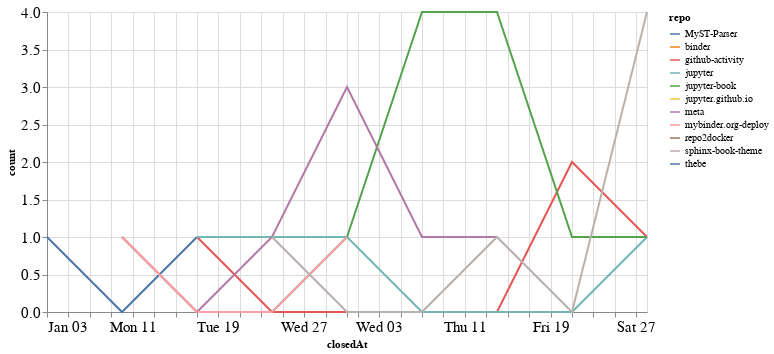

Notebook source saved alongside this figure:
### Code cell
closed_by_time = closed_by.groupby('repo').resample('W', on='closedAt').count()['author'].reset_index()
closed_by_time = closed_by_time.rename(columns={'author': 'count'})

alt.Chart(closed_by_time, width=600).mark_line().encode(
    x='closedAt',
    y='count',
    color='repo',
    tooltip="repo"
)

### Figure 1 — Vega-Lite specification as saved in the notebook (floating-point values rounded to 4 significant figures)
{"config": {"axisLeft": {"labelFontSize": 15}, "axisBottom": {"labelFontSize": 15}}, "data": {"name": "data-c4b20dbd827f9c8b8cd96d2f3d0b22bb"}, "mark": "line", "encoding": {"color": {"type": "nominal", "field": "repo"}, "tooltip": {"type": "nominal", "field": "repo"}, "x": {"type": "temporal", "field": "closedAt"}, "y": {"type": "quantitative", "field": "count"}}, "width": 600, "$schema": "https://vega.github.io/schema/vega-lite/v4.8.1.json", "datasets": {"data-c4b20dbd827f9c8b8cd96d2f3d0b22bb": [{"repo": "MyST-Parser", "closedAt": "2021-01-03T00:00:00", "count": 1}, {"repo": "MyST-Parser", "closedAt": "2021-01-10T00:00:00", "count": 0}, {"repo": "MyST-Parser", "closedAt": "2021-01-17T00:00:00", "count": 1}, {"repo": "binder", "closedAt": "2021-01-31T00:00:00", "count": 1}, {"repo": "github-activity", "closedAt": "2021-01-17T00:00:00", "count": 1}, {"repo": "github-activity", "closedAt": "2021-01-24T00:00:00", "count": 0}, {"repo": "github-activity", "closedAt": "2021-01-31T00:00:00", "count": 0}, {"repo": "github-activity", "closedAt": "2021-02-07T00:00:00", "count": 0}, {"repo": "github-activity", "closedAt": "2021-02-14T00:00:00", "count": 0}, {"repo": "github-activity", "closedAt": "2021-02-21T00:00:00", "count": 2}, {"repo": "github-activity", "closedAt": "2021-02-28T00:00:00", "count": 1}, {"repo": "jupyter", "closedAt": "2021-01-17T00:00:00", "count": 1}, {"repo": "jupyter", "closedAt": "2021-01-24T00:00:00", "count": 1}, {"repo": "jupyter", "closedAt": "2021-01-31T00:00:00", "count": 1}, {"repo": "jupyter", "closedAt": "2021-02-07T00:00:00", "count": 0}, {"repo": "jupyter", "closedAt": "2021-02-14T00:00:00", "count": 0}, {"repo": "jupyter", "closedAt": "2021-02-21T00:00:00", "count": 0}, {"repo": "jupyter", "closedAt": "2021-02-28T00:00:00", "count": 1}, {"repo": "jupyter-book", "closedAt": "2021-01-10T00:00:00", "count": 1}, {"repo": "jupyter-book", "closedAt": "2021-01-17T00:00:00", "count": 0}, {"repo": "jupyter-book", "closedAt": "2021-01-24T00:00:00", "count": 0}, {"repo": "jupyter-book", "closedAt": "2021-01-31T00:00:00", "count": 1}, {"repo": "jupyter-book", "closedAt": "2021-02-07T00:00:00", "count": 4}, {"repo": "jupyter-book", "closedAt": "2021-02-14T00:00:00", "count": 4}, {"repo": "jupyter-book", "closedAt": "2021-02-21T00:00:00", "count": 1}, {"repo": "jupyter-book", "closedAt": "2021-02-28T00:00:00", "count": 1}, {"repo": "jupyter.github.io", "closedAt": "2021-02-07T00:00:00", "count": 1}, {"repo": "meta", "closedAt": "2021-01-10T00:00:00", "count": 1}, {"repo": "meta", "closedAt": "2021-01-17T00:00:00", "count": 0}, {"repo": "meta", "closedAt": "2021-01-24T00:00:00", "count": 1}, {"repo": "meta", "closedAt": "2021-01-31T00:00:00", "count": 3}, {"repo": "meta", "closedAt": "2021-02-07T00:00:00", "count": 1}, {"repo": "meta", "closedAt": "2021-02-14T00:00:00", "count": 1}, {"repo": "mybinder.org-deploy", "closedAt": "2021-01-10T00:00:00", "count": 1}, {"repo": "mybinder.org-deploy", "closedAt": "2021-01-17T00:00:00", "count": 0}, {"repo": "mybinder.org-deploy", "closedAt": "2021-01-24T00:00:00", "count": 0}, {"repo": "mybinder.org-deploy", "closedAt": "2021-01-31T00:00:00", "count": 1}, {"repo": "repo2docker", "closedAt": "2021-01-24T00:00:00", "count": 1}, {"repo": "sphinx-book-theme", "closedAt": "2021-01-24T00:00:00", "count": 1}, {"repo": "sphinx-book-theme", "closedAt": "2021-01-31T00:00:00", "count": 0}, {"repo": "sphinx-book-theme", "closedAt": "2021-02-07T00:00:00", "count": 0}, {"repo": "sphinx-book-theme", "closedAt": "2021-02-14T00:00:00", "count": 1}, {"repo": "sphinx-book-theme", "closedAt": "2021-02-21T00:00:00", "count": 0}, {"repo": "sphinx-book-theme", "closedAt": "2021-02-28T00:00:00", "count": 4}, {"repo": "thebe", "closedAt": "2021-01-10T00:00:00", "count": 1}]}}
